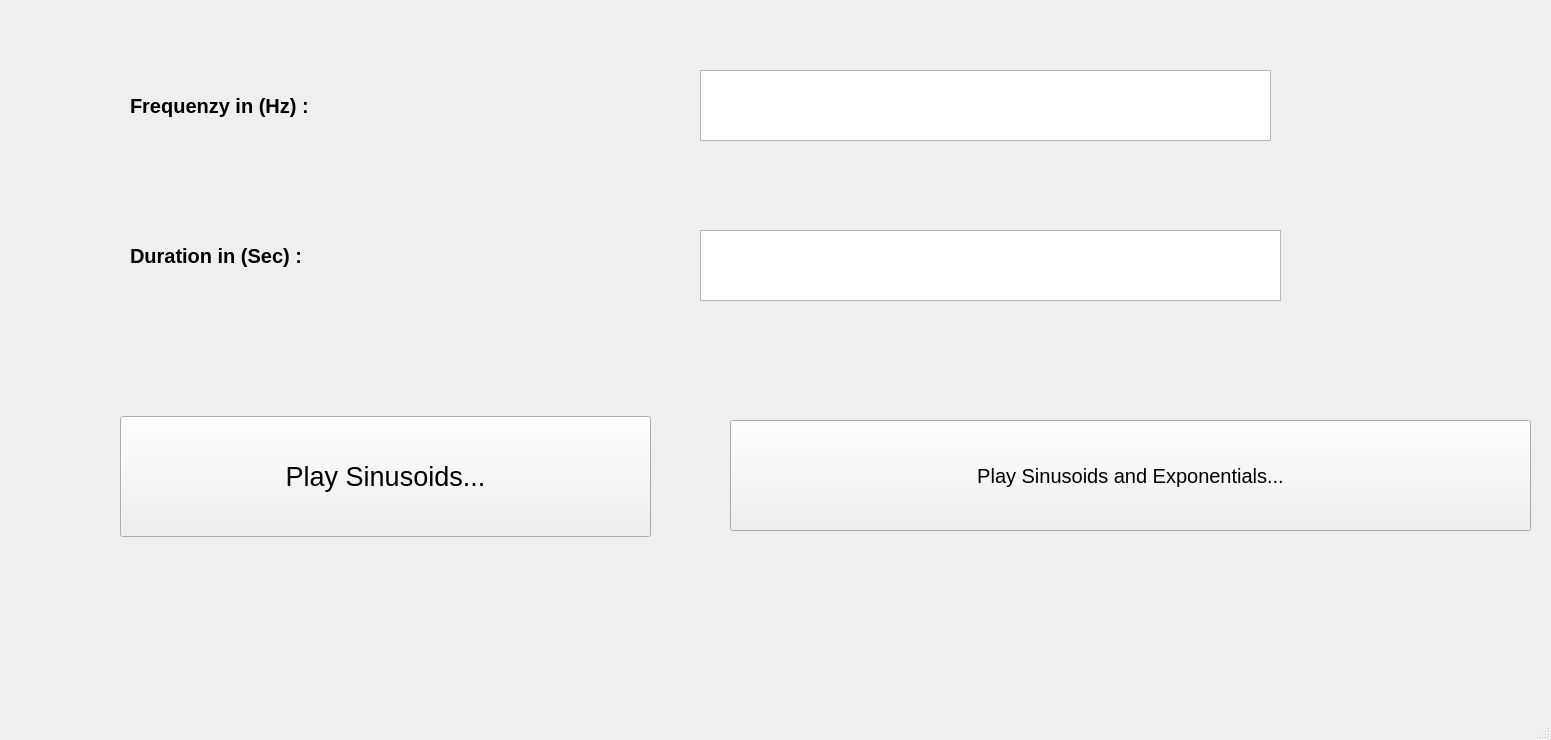
<?xml version="1.0" encoding="UTF-8"?>
<ui version="4.0">
 <class>MainWindow</class>
 <widget class="QMainWindow" name="MainWindow">
  <property name="geometry">
   <rect>
    <x>0</x>
    <y>0</y>
    <width>1551</width>
    <height>740</height>
   </rect>
  </property>
  <property name="windowTitle">
   <string>MainWindow</string>
  </property>
  <widget class="QWidget" name="centralwidget">
   <widget class="QPushButton" name="PlaySins">
    <property name="geometry">
     <rect>
      <x>120</x>
      <y>416</y>
      <width>531</width>
      <height>121</height>
     </rect>
    </property>
    <property name="font">
     <font>
      <pointsize>20</pointsize>
     </font>
    </property>
    <property name="text">
     <string>Play Sinusoids...</string>
    </property>
   </widget>
   <widget class="QPushButton" name="PlaySinExp">
    <property name="geometry">
     <rect>
      <x>730</x>
      <y>420</y>
      <width>801</width>
      <height>111</height>
     </rect>
    </property>
    <property name="font">
     <font>
      <pointsize>15</pointsize>
     </font>
    </property>
    <property name="text">
     <string>Play Sinusoids and Exponentials...</string>
    </property>
   </widget>
   <widget class="QLabel" name="label">
    <property name="geometry">
     <rect>
      <x>130</x>
      <y>40</y>
      <width>501</width>
      <height>131</height>
     </rect>
    </property>
    <property name="font">
     <font>
      <pointsize>15</pointsize>
      <weight>75</weight>
      <bold>true</bold>
     </font>
    </property>
    <property name="text">
     <string>Frequenzy in (Hz) :</string>
    </property>
   </widget>
   <widget class="QLabel" name="label_2">
    <property name="geometry">
     <rect>
      <x>130</x>
      <y>190</y>
      <width>481</width>
      <height>131</height>
     </rect>
    </property>
    <property name="font">
     <font>
      <pointsize>15</pointsize>
      <weight>75</weight>
      <bold>true</bold>
     </font>
    </property>
    <property name="text">
     <string>Duration in (Sec) :</string>
    </property>
   </widget>
   <widget class="QTextEdit" name="freq">
    <property name="geometry">
     <rect>
      <x>700</x>
      <y>70</y>
      <width>571</width>
      <height>71</height>
     </rect>
    </property>
    <property name="font">
     <font>
      <pointsize>15</pointsize>
     </font>
    </property>
   </widget>
   <widget class="QTextEdit" name="dura">
    <property name="geometry">
     <rect>
      <x>700</x>
      <y>230</y>
      <width>581</width>
      <height>71</height>
     </rect>
    </property>
    <property name="font">
     <font>
      <pointsize>15</pointsize>
     </font>
    </property>
   </widget>
  </widget>
  <widget class="QMenuBar" name="menubar">
   <property name="geometry">
    <rect>
     <x>0</x>
     <y>0</y>
     <width>1551</width>
     <height>47</height>
    </rect>
   </property>
  </widget>
  <widget class="QStatusBar" name="statusbar"/>
 </widget>
 <resources/>
 <connections/>
</ui>
